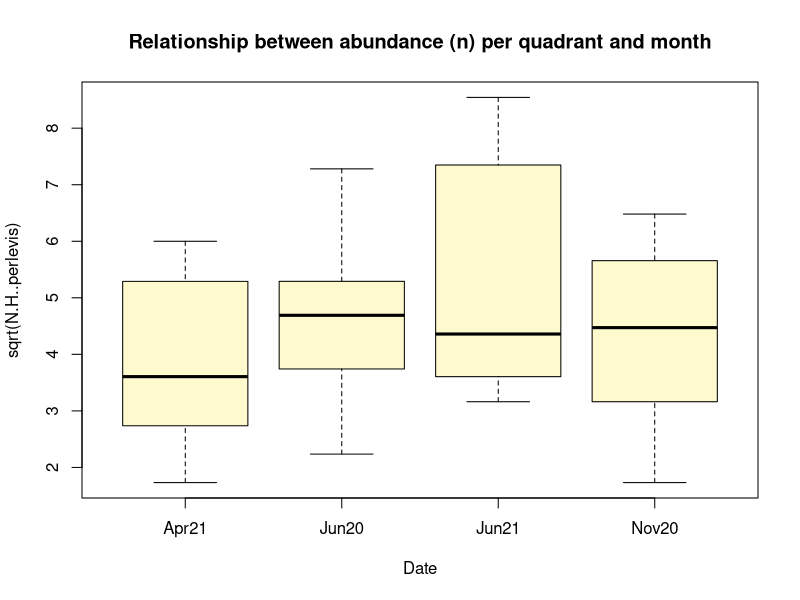
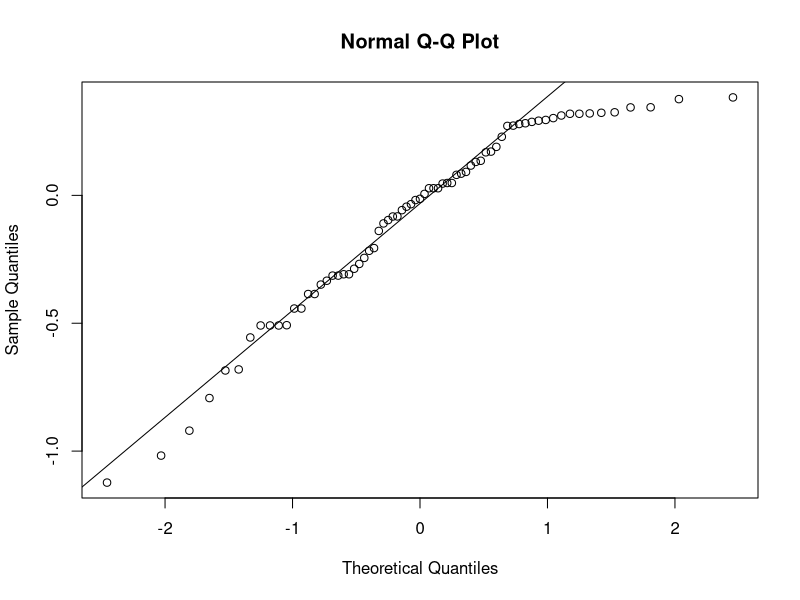
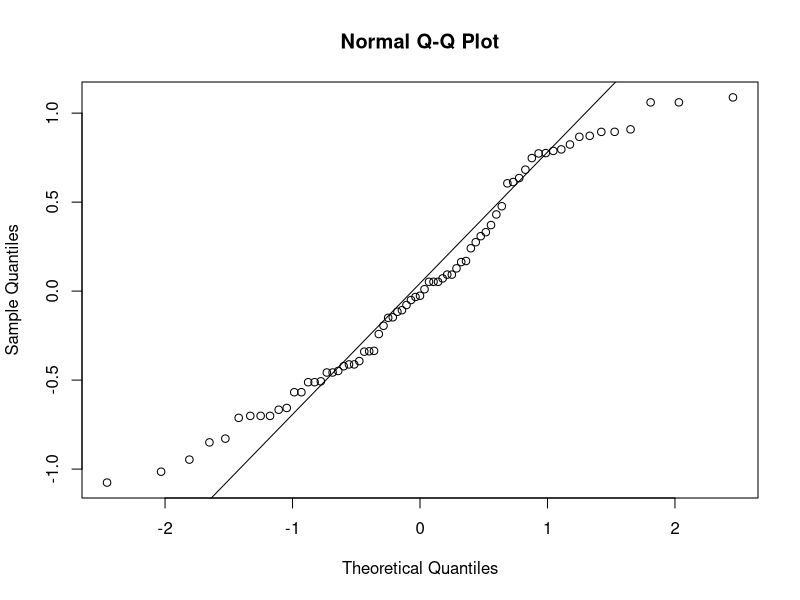
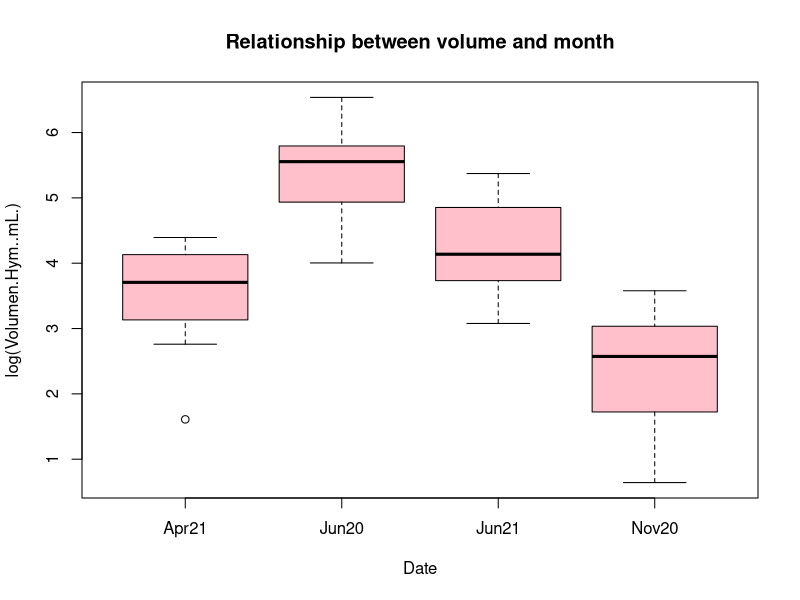
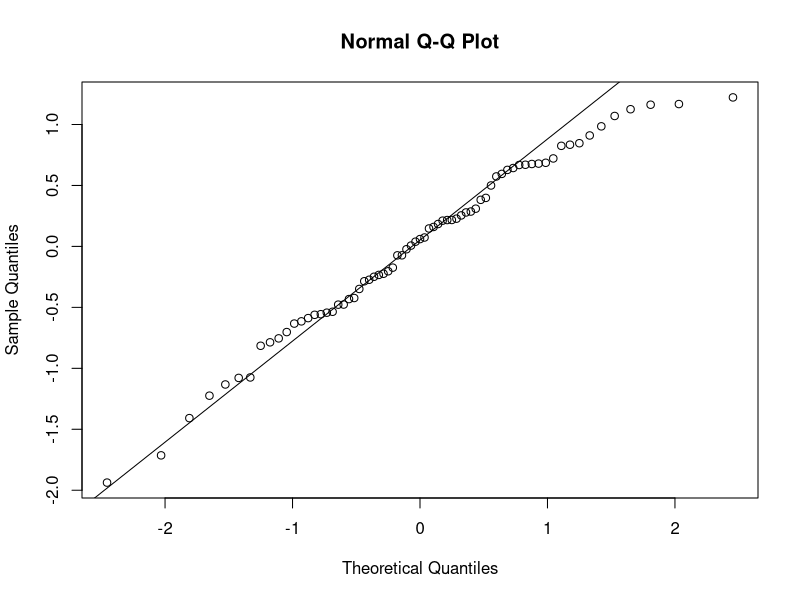
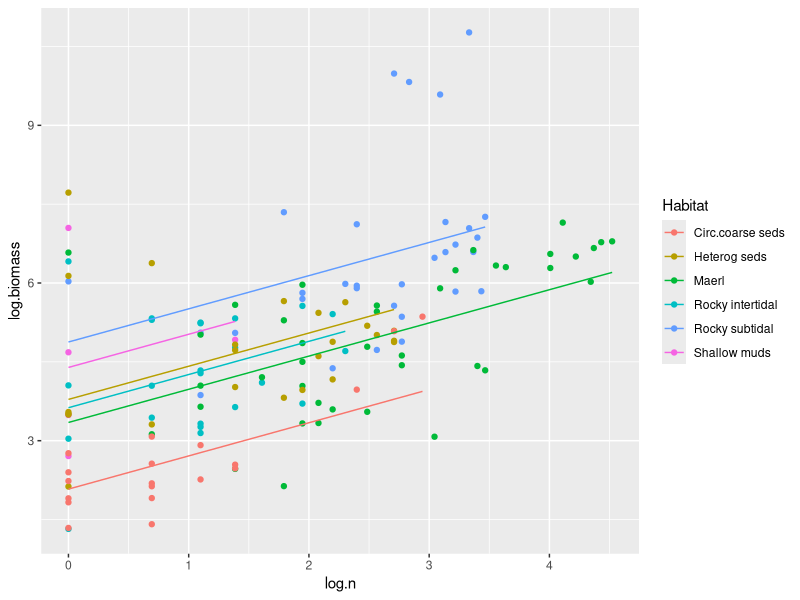
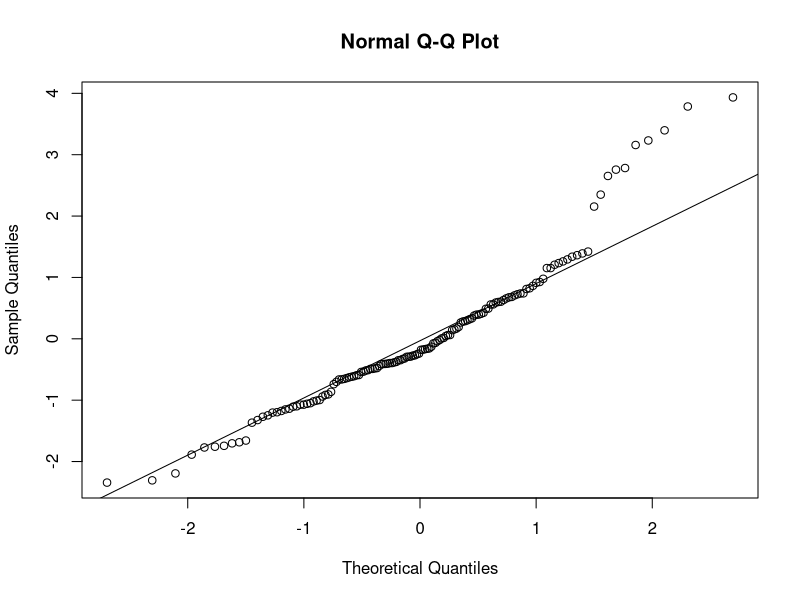

R code for these plots, in order:
## ---- chunk 1
knitr::opts_chunk$set(echo = TRUE)
## ---- chunk 2
library(car)
library(lme4)
library(multcomp)
## ---- chunk 3

prey_ab_vol <- read.csv('Dataa/prey_ab_vol.csv')
prey_ab_vol$row_id <- factor(1:nrow(prey_ab_vol))
Summaryprey_ab_vol <- summary(prey_ab_vol)
summary(prey_ab_vol)
## ---- chunk 4
sd_N.H..perlevis <- sd(prey_ab_vol$N.H..perlevis)
sd_Volumen.Hym..mL. <- sd(prey_ab_vol$Volumen.Hym..mL.)

SDresults <- paste("Standard Deviation (N.H..perlevis):", sd_N.H..perlevis, "Standard Deviation (Volumen.Hym..mL.):", sd_Volumen.Hym..mL.)
print(SDresults)
  
boxplot(sqrt(N.H..perlevis)~ Date,prey_ab_vol,col="lemonchiffon", main = "Relationship between abundance (n) per quadrant and month")
## ---- chunk 5
m1 <- glm(N.H..perlevis ~ Date,prey_ab_vol,family='poisson')
## ---- chunk 6
overdisp_fun <- function(model) {
    rdf <- df.residual(model)
    rp <- residuals(model,type="pearson")
    Pearson.chisq <- sum(rp^2)
    prat <- Pearson.chisq/rdf
    pval <- pchisq(Pearson.chisq, df=rdf, lower.tail=FALSE)
    c(chisq=Pearson.chisq,ratio=prat,rdf=rdf,p=pval)
}
overdisp_fun(m1)
## ---- chunk 7
m1 <- glmer(N.H..perlevis ~ Date + (1|row_id),prey_ab_vol,family='poisson')
 overdisp_fun(m1)
## ---- chunk 8
drop1(m1,test='Chisq')
## ---- chunk 9
summary(glht(m1, linfct = mcp(Date = "Tukey")))
## ---- chunk 10
residuals <- resid(m1, type = "pearson")
qqnorm(residuals)
qqline(residuals)
## ---- chunk 11
qqnorm(ranef(m1)$row_id[,1]); qqline(ranef(m1)$row_id[,1])

## ---- chunk 12
leveneTest(residuals(m1,'pearson')~prey_ab_vol$Date)
## ---- chunk 13
print(Summaryprey_ab_vol)
## ---- chunk 14

cor.test(log(prey_ab_vol$N.H..perlevis),log(prey_ab_vol$Volumen.Hym..mL.))
## ---- chunk 15
m7 <- aov(log(Volumen.Hym..mL.) ~ Date,prey_ab_vol)
anova(m7)
TukeyHSD(m7,ordered=TRUE)
## ---- chunk 16
boxplot(log(Volumen.Hym..mL.)~Date,prey_ab_vol,main = "Relationship between volume and month",col= 'pink')
## ---- chunk 17
library(car)
leveneTest(m7)
## ---- chunk 18
residualsm5 <- residuals(m7)
qqnormm5 <- qqnorm(residualsm5)
qqnormm5 <- qqline(residualsm5)
## ---- chunk 19

suppressPackageStartupMessages({
  library(dplyr)
})

TpHSal <- read.csv('Dataa/TempsalinitypH.csv')
empty_columns <- which(colSums(is.na(TpHSal)) == nrow(TpHSal))
TpHSal <- subset(TpHSal, select = -empty_columns)
summaryTpHSal <- summary(TpHSal)
print(summaryTpHSal)

sdT <- sd(TpHSal$T)
sdpH <- sd(TpHSal$PH)
Sal <- sd(TpHSal$S)
SDresults2 <- paste("Standard Deviation (T):", sdT, "Standard Deviation (pH):", sdpH, "Standard Deviation (Sal):", Sal)
print(SDresults2)

## ---- chunk 20
library(dplyr)
data <- data.frame(
  ID_SITE = c(5, 5, 5, 5, 5, 5, 5, 5, 5, 5, 5, 5, 5, 5),
  DATE = as.Date(c("10/6/2020", "18/6/2020", "26/6/2020", "5/11/2020", "12/11/2020", "20/11/2020", "27/11/2020", "3/4/2021", "8/4/2021", "16/4/2021", "7/6/2021", "15/6/2021", "21/6/2021", "29/6/2021"), format = "%d/%m/%Y"),
  T = c(15.416, 15.892, 16.824, 13.417, 13.241, 13.048, 12.848, 11.072, 11.23, 10.971, 15.061, 16.295, 15.688, 15.399),
  S = c(34.733, 34.632, 34.704, 34.552, 34.424, 34.56, 34.31, 33.62, 33.8, 34.156, 34.626, 34.762, 34.865, 35.014),
  PH = c(8.138, 7.959, 7.953, 7.799, 8.055, 7.791, 7.794, 7.9, 7.93, 7.91, 7.94, 7.91, 7.93, 7.88)
)
data$DATE <- as.POSIXlt(data$DATE)
data$Month <- data$DATE$mon + 1
data$Year <- data$DATE$year + 1900
averagestemp_ph_S <- aggregate(cbind(T, S, PH) ~ Month + Year, data, FUN = mean)
june_2020 <- subset(averagestemp_ph_S, Month == 6 & Year == 2020)
june_2021 <- subset(averagestemp_ph_S, Month == 6 & Year == 2021)
print(averagestemp_ph_S)
averages2 <- aggregate(Volumen.Hym..mL. / N.H..perlevis ~ Date, prey_ab_vol, FUN = mean)
print(averages2)
averagesvolume <- data.frame(
  Month = c(6, 11, 4, 6),
  Year = c(2020, 2020, 2021, 2021),
  Volumen.Hym..mL..N.H..perlevis = c(3.8781924, 12.6688840, 3.0448443, 0.8122513)
)
## ---- chunk 21
merged_dataset <- merge(averagesvolume, averagestemp_ph_S, by = c('Year', 'Month'))
correlation2 <- cor(merged_dataset[, c("Volumen.Hym..mL..N.H..perlevis", "T", "S", "PH")])
print(correlation2)

## ---- chunk 22
library(ggplot2)
data2022 <- read.csv('Dataa/data2022.csv')
data2022$row_id <- factor(1:nrow(data2022))
data2022 <- data2022[data2022$Abundance.sponges > 0, ]
data2022$Sponge.biomass <- as.numeric(gsub("[^0-9.]", "", data2022$Sponge.biomass))
## ---- chunk 23
summarydata2022 <- summary(data2022)
print(summarydata2022)
sdabundance <- sd(data2022$Abundance.sponges)
sdbiomass <- sd(data2022$Sponge.biomass)

sd2022 <- paste("Standard Deviation (Abundance):", sdabundance, "Standard Deviation (Biomass):", sdbiomass)
print(sd2022)
## ---- chunk 24
data2022$log.n <- log(data2022$Abundance.sponges)
data2022$log.biomass <- log(data2022$Sponge.biomass)
## ---- chunk 25
m10 <- lm(log.biomass ~ Habitat*log.n, data = data2022)
anova(m10)
## ---- chunk 26
m10b <- lm(log.biomass ~ Habitat + log.n, data = data2022)
anova(m10b)

## ---- chunk 27
summary(m10b)
## ---- chunk 28
TukeyHSD(aov(log.biomass ~ Habitat + log.n, data = data2022),'Habitat')
## ---- chunk 29
dog <- lm(log.biomass~log.n + Habitat,data2022)
pred <- predict(dog)


ggplot(data2022,aes(x=log.n,y=log.biomass,color=Habitat)) + geom_point() +
  geom_line(aes(y=pred))
  


## ---- chunk 30

residualsm3 <- residuals(m10b)
qqnormm3 <- qqnorm(residualsm3)
qqnormm3 <- qqline(residualsm3)
